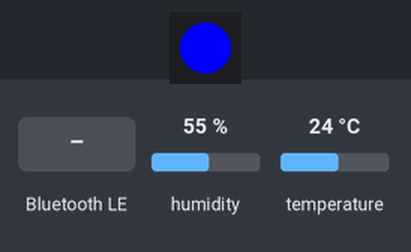
The sketch below on a simulated Arduino Nano 33 IoT. Shown: 1 RGB LEDs in strip order, left to right. Inputs (shaded band) come from the test bench; at power-on: temperature 24 °C, humidity 55 %. Nothing arrives over Bluetooth unless stated; a phone connects over Bluetooth LE 3 s after start; what the sketch prints to the serial monitor is not drawn.

Above: at 3.6 s.
3.7 s: Bluetooth LE write "M2" received
At 4.8 s:
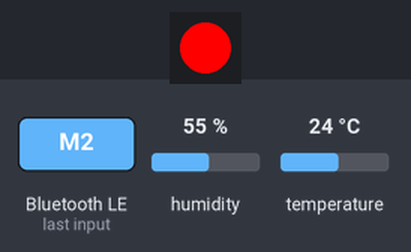
5.2 s: Bluetooth LE write "M1" received
At 6.1 s:
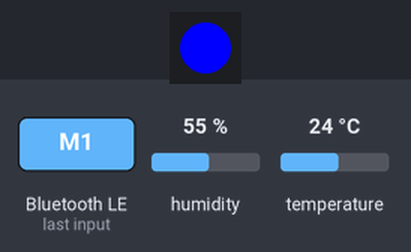
6.7 s: temperature set to 28 °C
At 7.8 s:
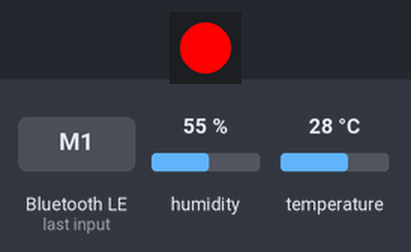
8.7 s: temperature set to 12 °C
At 9.6 s:
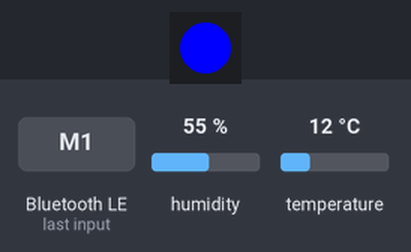
Timing chart, 0 to 11.7 s (numbered marks = the images above; inputs shaded):
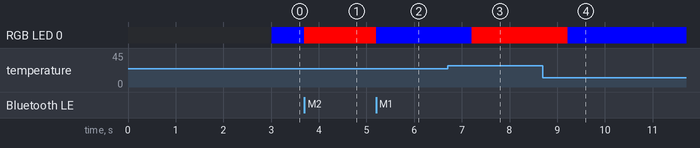

The sketch:

final_test.ino
```cpp
#include <DHT.h>
#include <Adafruit_NeoPixel.h>
#include <ArduinoBLE.h>

// 定义引脚
#define DHTPIN 11
#define DHTTYPE DHT22
#define LED_PIN 2
#define NUM_LEDS 1

// 初始化对象
DHT dht(DHTPIN, DHTTYPE);
Adafruit_NeoPixel strip = Adafruit_NeoPixel(NUM_LEDS, LED_PIN, NEO_GRB + NEO_KHZ800);

// BLE服务和特征
BLEService ledService("19b10000-e8f2-537e-4f6c-d104768a1214");
BLECharacteristic controlCharacteristic("19b10001-e8f2-537e-4f6c-d104768a1214",
                                     BLEWrite | BLEWriteWithoutResponse, 20);

// 全局变量
int mode = 1;           // 1: 温度控制模式, 2: 手动控制模式
int brightness = 255;
bool lightOn = true;
int currentColor = 1;    // 当前颜色（1-5）

// 温度范围和颜色名称
const float TEMP_RANGES[] = {25.5, 26.0, 26.5, 27.0, 27.5, 28.0, 28.5};
const char* COLOR_NAMES[] = {
   "Blue", "Cyan", "Green", "Yellow", "Orange", "Orange-Red", "Red"  // 温度模式颜色
};
const char* MANUAL_COLOR_NAMES[] = {
   "Red", "Green", "Blue", "Yellow", "Purple"  // 手动模式颜色
};

void setup() {
   Serial.begin(9600);
   Serial.println("Starting...");

   // 初始化BLE
   if (!BLE.begin()) {
       Serial.println("BLE启动失败!");
       while (1);
   }

   // 设置BLE
   BLE.setLocalName("Smart-Light");
   BLE.setAdvertisedService(ledService);
   ledService.addCharacteristic(controlCharacteristic);
   BLE.addService(ledService);
   BLE.advertise();
   Serial.println("BLE已准备就绪");

   // 初始化设备
   dht.begin();
   strip.begin();
   strip.show();

   // 初始化状态
   mode = 1;         // 默认温度模式
   brightness = 255;
   lightOn = true;
   currentColor = 1;
}

void loop() {
   BLEDevice central = BLE.central();

   if (central) {
       Serial.println("设备已连接: " + String(central.address()));

       while (central.connected()) {
           // 检查BLE命令
           if (controlCharacteristic.written()) {
               String command = String((char*)controlCharacteristic.value());
               handleCommand(command);
           }

           // 温度模式更新
           if (mode == 1 && lightOn) {
               updateTemperatureMode();
           }
       }

       Serial.println("设备已断开");
   }

   // 串口控制(调试用)
   if (Serial.available()) {
       String command = Serial.readStringUntil('\n');
       handleCommand(command);
   }

   delay(100);
}

void updateTemperatureMode() {
   static unsigned long lastUpdate = 0;
   if (millis() - lastUpdate >= 2000) {
       float temp = dht.readTemperature();
       float humi = dht.readHumidity();

       if (!isnan(temp) && !isnan(humi)) {
           Serial.println("\n----- 当前状态 -----");
           Serial.println("模式: 温度控制模式");
           Serial.println("温度: " + String(temp, 1) + "°C");
           Serial.println("湿度: " + String(humi, 1) + "%");

           // 设置对应的颜色
           setTemperatureColor(temp);

           printStatus();
       } else {
           Serial.println("温湿度读取失败");
       }
       lastUpdate = millis();
   }
}

void handleCommand(String command) {
   Serial.println("收到命令: " + command);

   // 模式切换命令
   if (command == "M1") {
       mode = 1;
       lightOn = true;
       Serial.println("切换到温度控制模式");
       return;
   }
   else if (command == "M2") {
       mode = 2;
       lightOn = true;
       Serial.println("切换到手动控制模式");
       setManualColor(String(currentColor));
       return;
   }

   // 手动模式下的命令
   if (mode == 2) {
       if (command.startsWith("L")) {
           // 亮度控制
           int newBrightness = command.substring(1).toInt();
           if (newBrightness == 0) {
               lightOn = false;
               strip.setBrightness(0);
               strip.show();
               Serial.println("灯光关闭");
           } else {
               lightOn = true;
               brightness = constrain(newBrightness, 0, 255);
               strip.setBrightness(brightness);
               setManualColor(String(currentColor));
               Serial.println("亮度设置为: " + String(brightness));
           }
       }
       else if (command.startsWith("C") && lightOn) {
           // 颜色控制
           currentColor = command.substring(1).toInt();
           setManualColor(String(currentColor));
           Serial.println("颜色设置为: " + String(currentColor));
       }
   }

   printStatus();
}

void setTemperatureColor(float temp) {
   if (!lightOn) return;

   uint32_t color;
   if (temp < TEMP_RANGES[0]) {
       color = strip.Color(0, 0, 255);  // 蓝色
   } else if (temp >= TEMP_RANGES[6]) {
       color = strip.Color(255, 0, 0);  // 红色
   } else {
       for (int i = 0; i < 6; i++) {
           if (temp < TEMP_RANGES[i + 1]) {
               switch(i) {
                   case 0: color = strip.Color(0, 255, 255); break;  // 青色
                   case 1: color = strip.Color(0, 255, 0); break;    // 绿色
                   case 2: color = strip.Color(255, 255, 0); break;  // 黄色
                   case 3: color = strip.Color(255, 165, 0); break;  // 橙色
                   case 4: color = strip.Color(255, 69, 0); break;   // 橙红色
                   default: color = strip.Color(255, 0, 0); break;   // 红色
               }
               break;
           }
       }
   }

   strip.setPixelColor(0, color);
   strip.setBrightness(brightness);
   strip.show();
}

void setManualColor(String colorNum) {
   if (!lightOn) return;

   uint32_t color;
   switch (colorNum.toInt()) {
       case 1:
           color = strip.Color(255, 0, 0);    // 红
           break;
       case 2:
           color = strip.Color(0, 255, 0);    // 绿
           break;
       case 3:
           color = strip.Color(0, 0, 255);    // 蓝
           break;
       case 4:
           color = strip.Color(255, 255, 0);  // 黄
           break;
       case 5:
           color = strip.Color(255, 0, 255);  // 紫
           break;
       default:
           color = strip.Color(255, 0, 0);    // 默认红色
           break;
   }

   strip.setPixelColor(0, color);
   strip.setBrightness(brightness);
   strip.show();
}

void printStatus() {
   Serial.println("\n----- 当前状态 -----");
   Serial.println("模式: " + String(mode == 1 ? "温度控制模式" : "手动控制模式"));
   Serial.print("灯光状态: ");
   Serial.println(lightOn ? "开启" : "关闭");
   Serial.print("亮度: ");
   Serial.println(brightness);
   if (mode == 2) {
       Serial.println("当前颜色: " + String(MANUAL_COLOR_NAMES[currentColor-1]));
   }
   Serial.println("-------------------");
}
```

Measured:
- after the input at 3.7 s, RGB LED 0: RGB(0, 0, 255) → RGB(255, 0, 0) at once
- after the input at 5.2 s, RGB LED 0: RGB(255, 0, 0) → RGB(0, 0, 255) at once
- after the input at 6.7 s, RGB LED 0: RGB(0, 0, 255) → RGB(255, 0, 0) after 0.51 s
- after the input at 8.7 s, RGB LED 0: RGB(255, 0, 0) → RGB(0, 0, 255) after 0.52 s
